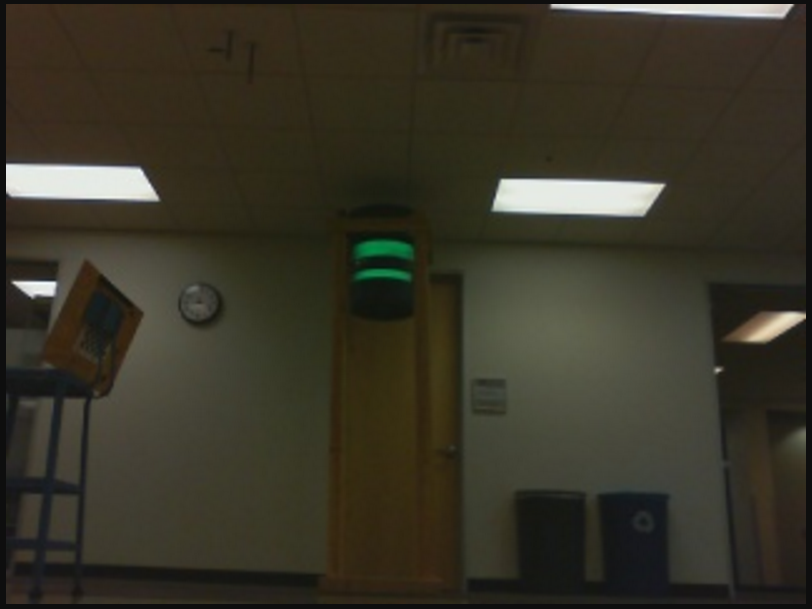
#> input picture VisionCode/Target.png, 812 x 609 px, given in place of the camera
$ python testVideo5.py   (older library calls are emulated)
#> lines starting #> are read from the running program, lines starting #| are printed output that depends on the picture; after the words box and inside, x2 and y2 are one past the last pixel; in counts of white or black regions, pixels touching at a corner belong together
import numpy as np
import cv2
import time
import matplotlib.pyplot as plt
import sys

def onmouse(k, x, y, s, p):
    global hsv
    if k == 1:  # left mouse, print pixel at x,y
        print(hsv[y, x])

def distance_to_camera(Kwidth, focalLength, pixelWidth):
    return (Kwidth * focalLength) / pixelWidth

def contourArea(contours):

    area = []
    for i in range(0,len(contours)):
       area.append([cv2.contourArea(contours[i]),i])

    area.sort()
    if(area[len(area) - 1] >= 5 * area[0]):
        return area[len(area)-1]

    else: return 0

if __name__ == '__main__':

    cap = cv2.VideoCapture(0)
    cap.set(3, 1920)
    cap.set(4, 1080)
    cap.set(5, 30)
    time.sleep(2)
    cap.set(15, -8.0)

    KNOWN_WIDTH = 18

    # focalLength =  focalLength = (rect[1][1] * 74) / 18

    focalLength = 341.7075686984592

    distance_data = []

    print('press x to exit')

    counter1 = 0
    while (True):
        # Capture frame-by-frame
        ret, img = cap.read()
#> img is the input picture: shape (609, 812, 3); mean B, G, R 39.7, 52.9, 56.2

        length1, width1, channels = img.shape
#> length1 = 609; width1 = 812; channels = 3
        img = cv2.GaussianBlur(img, (5, 5), 0)

        hsv = cv2.cvtColor(img.copy(), cv2.COLOR_BGR2HSV)
#> hsv: shape (609, 812, 3); mean H, S, V 28.4, 85.9, 57.1

        # lower_green = np.array([75, 200, 170])
        # lower_green = np.array([53,180,122])

        #lower_green = np.array([70, 120, 120])
        lower_green = np.array([70, 50, 120])

        upper_green = np.array([120, 200, 255])


        #upper_green = np.array([120, 200, 255])

        mask = cv2.inRange(hsv, lower_green, upper_green)
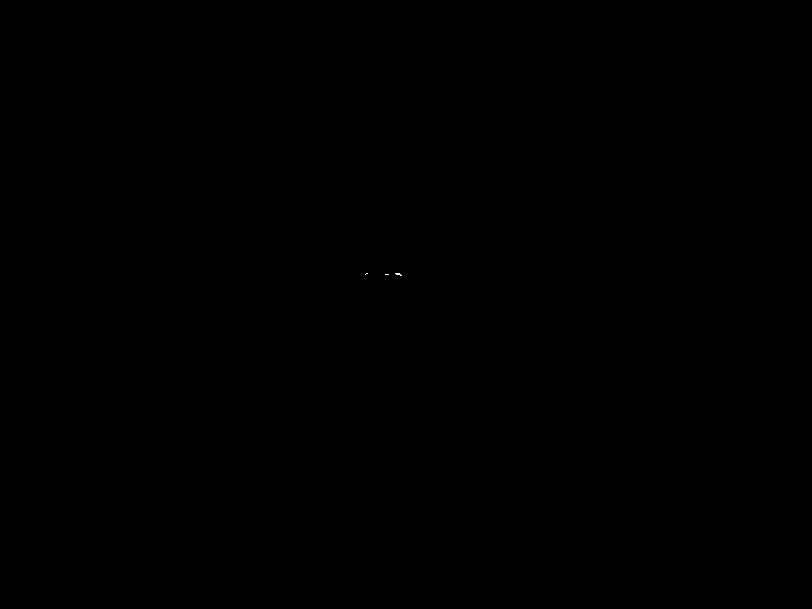
#> mask: shape (609, 812); 0% white in thin lines or dots, all inside (x1, y1, x2, y2) = (365, 273, 402, 276)
        res = cv2.bitwise_and(hsv, hsv, mask=mask)
#> res: shape (609, 812, 3); mean H, S, V 0, 0, 0

        gray = cv2.cvtColor(res, cv2.COLOR_BGR2GRAY)

        edged = cv2.Canny(res, 35, 125)
#> edged: shape (609, 812); 0.01% white in thin lines or dots, all inside (x1, y1, x2, y2) = (364, 272, 402, 277)

        im2, contours, hierarchy = cv2.findContours(edged.copy(), cv2.RETR_LIST, cv2.CHAIN_APPROX_NONE)
#> contours = 5 contours, all with area under 20

        if (len(contours) > 1):

            area,place = contourArea(contours)
#> the loop in contourArea, `for i in range(0,len(contours)):` made 5 passes
#> after the loop in contourArea, `for i in range(0,len(contours)):`: area = [[6, 0], [2, 1], [7, 2], [3, 3], [2.5, 4]]
#> area = 7; place = 2

            print(area)
#| 7.0
            if(area != 0):

                # print("Contxours: %d" % contours.size())
                # print("Hierarchy: %d" % hierarchy.size())

                c = contours[place]
#> c = contour of 10 points, box (x1, y1, x2, y2) (384, 273, 389, 276), area 7

                cv2.drawContours(img, c, -1, (0, 0, 255), 3)
#> img: shape (609, 812, 3); mean B, G, R 39.7, 52.9, 56.2
                cv2.drawContours(edged,c, -1, (255, 0, 0), 3)
#> edged: shape (609, 812); 0.01% white; 3 white regions (2 under 20 px), largest, box (x1, y1, x2, y2) and area: (382, 271, 391, 278) 45
                perimeter = cv2.arcLength(c, True)
#> perimeter = 10.83

                M = cv2.moments(c)
#> M = moments, m00 7, centre m10/m00, m01/m00 = (386.2, 274)

                cx = 0
                cy = 0

                if (M['m00'] != 0):
                    cx = int(M['m10'] / M['m00'])  # Center of MASS Coordinates
#> cx = 386
                    cy = int(M['m01'] / M['m00'])
#> cy = 274

                rect = cv2.minAreaRect(c)
#> rect = ((386, 274), (2, 4), -90)
                box = cv2.boxPoints(rect)
#> box = [[388, 275], [384, 275], [384, 273], [388, 273]]
                box = np.int0(box)
                cv2.drawContours(img, [box], 0, (255, 0, 0), 2)
#> img: shape (609, 812, 3); mean B, G, R 39.8, 52.9, 56.2
                cv2.circle(img, (cx, cy), 7, (0, 0, 255), -1)
#> img: shape (609, 812, 3); mean B, G, R 39.7, 52.9, 56.2

                cv2.line(img, (int(width1 / 2), int(length1 / 2)), (cx, cy), (255, 0, 0), 2)
#> img: shape (609, 812, 3); mean B, G, R 39.8, 52.9, 56.2


                if(rect[1][1] != 0):
                    inches = distance_to_camera(KNOWN_WIDTH, focalLength, rect[1][1])
#> inches = 1537.7

                    #print(inches)
                    distance_data.append(inches)

                counter1+=1
                #print('The len and width of the fitted rectangle are (in pixels): %s,%s' % (int(rect[1][1]), int(rect[1][0])))
                #print('Center of Mass is Approx at Location: %s,%s' % (cx, cy))

                """
                if ((cx - width1/2) >0  ):
                    print('Move to the right')
                else:
                    print('Move to the left')

                """

                """
                    im2, contours, hierarchy = cv2.findContours(s, cv2.RETR_TREE, cv2.CHAIN_APPROX_NONE)

                    gray = cv2.cvtColor(img, cv2.COLOR_BGR2GRAY)

                    edged = cv2.Canny(gray, 35, 125)

                    im2, contours, hierarchy = cv2.findContours(edged.copy(), cv2.RETR_LIST, cv2.CHAIN_APPROX_SIMPLE)

                    c = max(contours, key=cv2.contourArea)

                    rect = cv2.minAreaRect(c)
                    #cv2.drawContours(edged, contours, -1, (0, 0, 255), 3)


                    #cv2.imshow('Frame',edged)


                    if cv2.waitKey(1) & 0xFF == ord('x'):
                        break


                    # print("Contours: %d" % contours.size())
                    # print("Hierarchy: %d" % hierarchy.size())

                """


        cv2.namedWindow("Image w Contours")
        cv2.setMouseCallback("Image w Contours", onmouse)
        cv2.imshow('Image w Contours', img)

        cv2.namedWindow("HSV")
        cv2.setMouseCallback("HSV", onmouse)
        cv2.imshow('HSV', edged)

        if cv2.waitKey(1) & 0xFF == ord('x'):
#> (key x is pressed here)
            break

# When everything done, release the capture
cap.release()
cv2.destroyAllWindows()


plt.plot(distance_data)
plt.xlabel('TimeData')
plt.ylabel('Distance to Target(in) ')
plt.title('Distance vs Time From Camera')
plt.show()
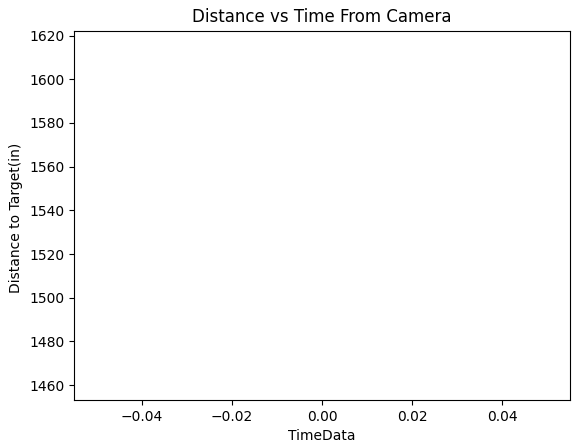
#> figure drawn by matplotlib, 1 panel
